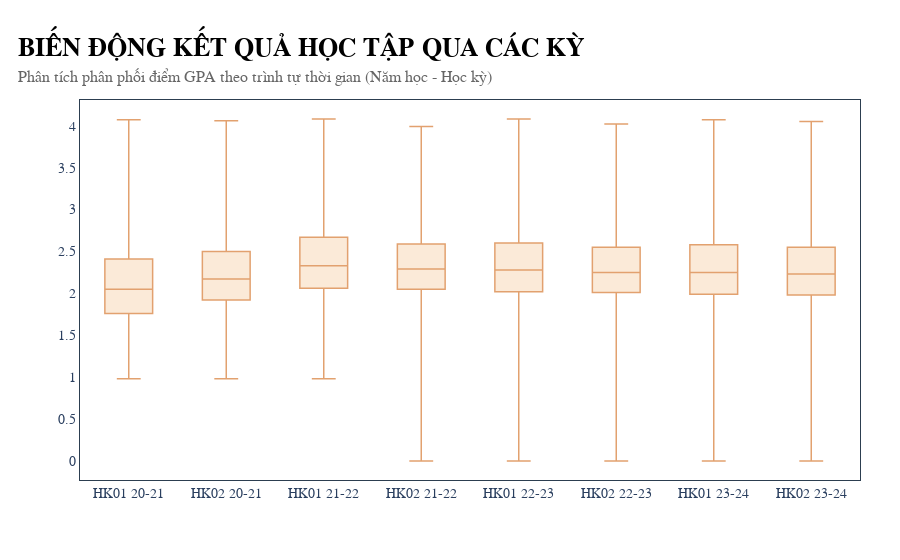

Write notebook code for a chart like this one.
### Markdown cell above
#### GPA AND TIME

### Code cell
import re
import plotly.graph_objects as go

# --- 1. HÀM TẠO KEY SẮP XẾP (LOGIC QUAN TRỌNG NHẤT) ---
def get_sort_key(hocky_str):
    """
    Chuyển đổi chuỗi 'HK2 2020-2021' thành tuple (2020, 2) để sắp xếp.
    Priority 1: Năm học (2020)
    Priority 2: Học kỳ (2)
    """
    # Dùng Regex để bắt số học kỳ và năm bắt đầu
    # Pattern: Tìm chữ "HK" theo sau là số, rồi tìm 4 chữ số (năm)
    match = re.search(r'HK(\d+).*?(\d{4})', str(hocky_str))
    
    if match:
        hocky_num = int(match.group(1)) # Ví dụ: 2
        year_num = int(match.group(2))  # Ví dụ: 2020
        return (year_num, hocky_num)    # Trả về tuple để sort: (Năm, Kỳ)
    
    return (9999, 9999) # Nếu lỗi format thì đẩy xuống cuối

# --- 2. HÀM RÚT GỌN TÊN (NHƯ CŨ) ---
def shorten_semester_name(raw_name):
    # Logic: "HK2 2020-2021" -> "HK02 20-21"
    name = str(raw_name)
    match = re.search(r'HK(\d+).*?(\d{4})-(\d{4})', name)
    if match:
        hk = int(match.group(1))
        y1 = match.group(2)[-2:]
        y2 = match.group(3)[-2:]
        return f"HK{hk:02d} {y1}-{y2}" # Format HK01, HK02...
    return name

# --- 3. XỬ LÝ DỮ LIỆU ---
# Lấy danh sách học kỳ duy nhất
unique_hocky = df['HOC_KY'].unique()

# SẮP XẾP DANH SÁCH THEO LOGIC MỚI
# key=get_sort_key sẽ đảm bảo năm 2020 đứng trước 2021, HK1 đứng trước HK2
sorted_hocky = sorted(unique_hocky, key=get_sort_key)

# --- 4. VẼ BIỂU ĐỒ ---
fig2 = go.Figure()

for hk in sorted_hocky:
    df_hk = df[df['HOC_KY'] == hk]
    
    # Tạo tên hiển thị ngắn gọn
    display_name = shorten_semester_name(hk)
    
    fig2.add_trace(go.Box(
        y=df_hk['GPA'],
        name=display_name, # Tên đã rút gọn (VD: HK01 20-21)
        boxpoints=False, 
        marker_color=c['accent_gold'],
        line=dict(width=1.5),
        fillcolor='#FBEAD8'
    ))

# --- 5. ÁP DỤNG STYLE ---
fig2 = apply_my_style(
    fig2, 
    title="BIẾN ĐỘNG KẾT QUẢ HỌC TẬP QUA CÁC KỲ", 
    subtitle="Phân tích phân phối điểm GPA theo trình tự thời gian (Năm học - Học kỳ)"
)

fig2.update_layout(showlegend=False)

fig2.show()

### Figure 1 — Plotly figure (JSON) as saved in the notebook; plotly's stock layout.template omitted (floating-point values rounded to 4 significant figures; data arrays with more than 128 entries replaced by an {"elided": "..."} marker saying what was removed)
{"data": [{"boxpoints": false, "fillcolor": "#FBEAD8", "line": {"width": 1.5}, "marker": {"color": "#E2A16F"}, "name": "HK01 20-21", "type": "box", "y": {"elided": "9186 float values"}}, {"boxpoints": false, "fillcolor": "#FBEAD8", "line": {"width": 1.5}, "marker": {"color": "#E2A16F"}, "name": "HK02 20-21", "type": "box", "y": {"elided": "9175 float values"}}, {"boxpoints": false, "fillcolor": "#FBEAD8", "line": {"width": 1.5}, "marker": {"color": "#E2A16F"}, "name": "HK01 21-22", "type": "box", "y": {"elided": "12698 float values"}}, {"boxpoints": false, "fillcolor": "#FBEAD8", "line": {"width": 1.5}, "marker": {"color": "#E2A16F"}, "name": "HK02 21-22", "type": "box", "y": {"elided": "12434 float values"}}, {"boxpoints": false, "fillcolor": "#FBEAD8", "line": {"width": 1.5}, "marker": {"color": "#E2A16F"}, "name": "HK01 22-23", "type": "box", "y": {"elided": "15486 float values"}}, {"boxpoints": false, "fillcolor": "#FBEAD8", "line": {"width": 1.5}, "marker": {"color": "#E2A16F"}, "name": "HK02 22-23", "type": "box", "y": {"elided": "14504 float values"}}, {"boxpoints": false, "fillcolor": "#FBEAD8", "line": {"width": 1.5}, "marker": {"color": "#E2A16F"}, "name": "HK01 23-24", "type": "box", "y": {"elided": "17099 float values"}}, {"boxpoints": false, "fillcolor": "#FBEAD8", "line": {"width": 1.5}, "marker": {"color": "#E2A16F"}, "name": "HK02 23-24", "type": "box", "y": {"elided": "15144 float values"}}], "layout": {"font": {"family": "Montserrat, sans-serif", "size": 14}, "legend": {"x": 0.99, "xanchor": "right", "y": 0.99, "yanchor": "top"}, "margin": {"b": 80, "l": 80, "r": 40, "t": 100}, "paper_bgcolor": "white", "plot_bgcolor": "white", "showlegend": false, "title": {"font": {"family": "Montserrat, sans-serif"}, "text": "<b style='font-size:26px; color:black;'>BIẾN ĐỘNG KẾT QUẢ HỌC TẬP QUA CÁC KỲ</b><br><span style='font-size:16px; color:#666;'>Phân tích phân phối điểm GPA theo trình tự thời gian (Năm học - Học kỳ)</span>", "x": 0.02, "xanchor": "left", "y": 0.9, "yanchor": "top"}, "xaxis": {"linecolor": "#2C3E50", "linewidth": 1, "mirror": true, "showgrid": false}, "yaxis": {"linecolor": "#2C3E50", "linewidth": 1, "mirror": true, "showgrid": false}}}
